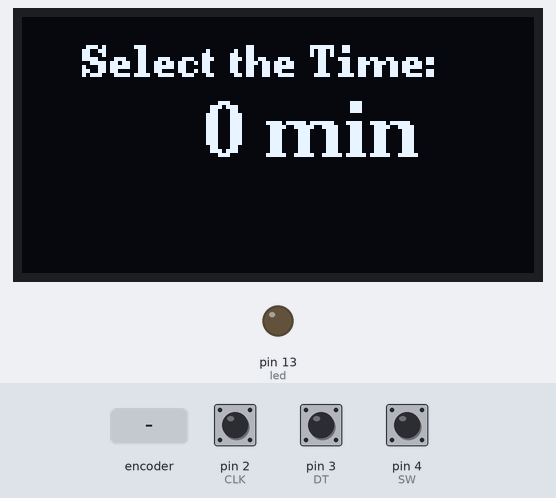
Simulated run of this sketch. Board: Arduino Uno, built with avr-gcc and run on an emulated ATmega328P. Parts: 128×64 one-colour display, output pins drawn as LEDs (lit = HIGH). The test bench sets the inputs (shaded band); at power-on: pin 4 (SW) HIGH, pin 2 (CLK) HIGH, pin 3 (DT) HIGH. What the sketch prints to the serial monitor is not drawn.

Above: at 1.2 s.
1.3 s: pin 4 (SW) pulled LOW for 0.15 s
At 2.5 s:
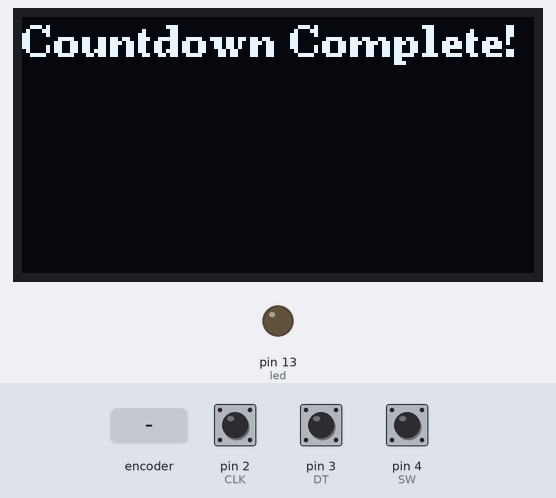
2.9 s: rotary encoder on pin 2 (CLK) / pin 3 (DT) turned 3 steps (first pin leading)
At 4.6 s:
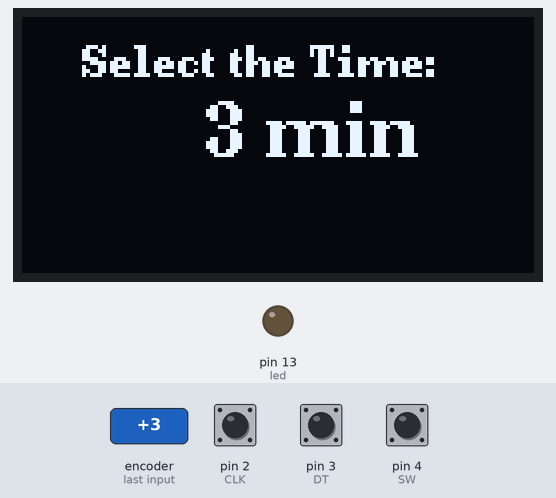
5.0 s: pin 4 (SW) pulled LOW for 1 s
At 5.8 s:
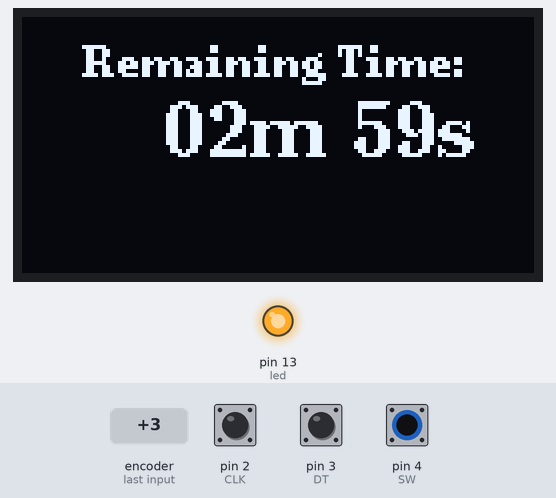
9.0 s: rotary encoder on pin 2 (CLK) / pin 3 (DT) turned 1 step (first pin leading)
At 10.8 s:
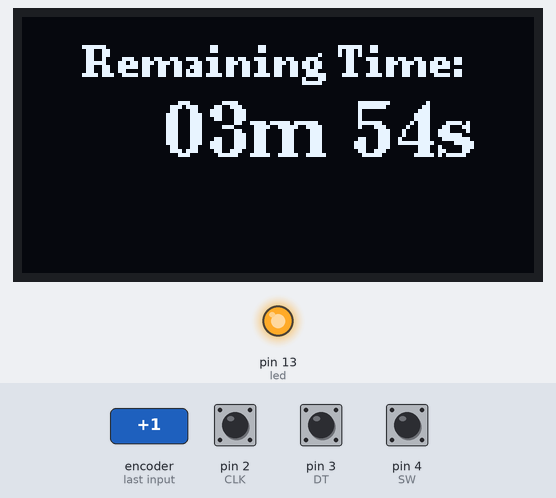
Timing chart, 0 to 11.7 s (numbered marks = the images above; inputs shaded):
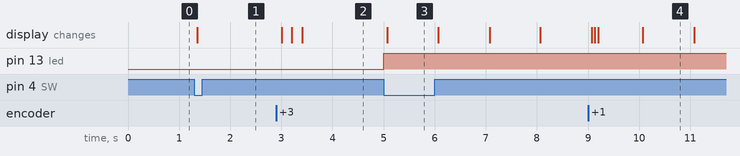

The sketch:

Timer_1a.ino
```cpp
/*
 *  original from https://www.edgemicrotech.com/timer-with-oled-display-encoder-esp8266/
 *  v.1.0 - changed by niq_ro (Nicu Florica) to Arduino board from ESP8266
 *  v.1.1 - corrected dispay info for time longer than 1 minute, also in serial monitor inf updated at every seconds
*/

#include <U8g2lib.h>

#define SCREEN_WIDTH 128
#define SCREEN_HEIGHT 64
#define I2C_ADDRESS 0x3C  // Replace with the correct I2C address

//U8G2_SSD1306_128X64_NONAME_F_HW_I2C u8g2(U8G2_R0, /* reset=*/U8X8_PIN_NONE);
U8G2_SH1106_128X64_NONAME_F_HW_I2C u8g2(U8G2_R0, /* reset=*/ U8X8_PIN_NONE);

const int CLK = 2; // D6;
const int DT = 3; // D7;
const int SW = 4; // D4;
#define led 13

int encoderValue = 0;
int lastCLKState;
int lastDTState;
bool buttonPressed = false;
bool timerRunning = false;
unsigned long countdownStartTime;
unsigned long countdownDuration = 0;
unsigned long tpafisare = 0;
unsigned long remainingTime1;

void setup() {
  pinMode(CLK, INPUT);
  pinMode(DT, INPUT);
  pinMode(SW, INPUT_PULLUP);
  pinMode(led, OUTPUT);
  digitalWrite(led, 0);

  lastCLKState = digitalRead(CLK);
  lastDTState = digitalRead(DT);

  Serial.begin(115200);

  // Initialize OLED display
  u8g2.begin();
  //u8g2.setFont(u8g2_font_ncenB08_tr);
  u8g2.setFont(u8g2_font_ncenB08_tr);
  u8g2.clearBuffer();
  u8g2.setCursor(15, 15);
  u8g2.print("Select the Time:");
  u8g2.setFont(u8g2_font_ncenB14_tr);
  u8g2.setCursor(45, 35);
  u8g2.print("0 min");
  u8g2.sendBuffer();
}

void loop() {
  int currentStateCLK = digitalRead(CLK);
  int currentStateDT = digitalRead(DT);

  if (currentStateCLK != lastCLKState) {
    if (currentStateCLK == HIGH) {
      // On rising edge of CLK
      if (currentStateDT == LOW) {
        // Clockwise rotation
        encoderValue++;
      } else {
        // Counter-clockwise rotation
        encoderValue--;
      }

      // Ensure encoderValue is not negative
      if (encoderValue < 0) {
        encoderValue = 0;
      }

      // Limit encoderValue to 60 minute
      if (encoderValue > 60) {
        encoderValue = 60;
      }

      Serial.print("Encoder Value: ");
      Serial.println(encoderValue);

      u8g2.setFont(u8g2_font_ncenB08_tr);
      u8g2.clearBuffer();
      u8g2.setCursor(15, 15);
      u8g2.print("Select the Time:");
      u8g2.setFont(u8g2_font_ncenB14_tr);
      u8g2.setCursor(45, 35);
      u8g2.print(encoderValue);
      u8g2.print(" min");
      u8g2.sendBuffer();

      // Convert encoder value to secunde (adjust the scale as needed)
      countdownDuration = encoderValue * 60;
    }
  }

  lastCLKState = currentStateCLK;
  lastDTState = currentStateDT;

  if (timerRunning) {
    unsigned long elapsedTime = millis() - countdownStartTime;

    if (elapsedTime < countdownDuration * 1000)
    {
      unsigned long remainingTime = (countdownDuration * 1000) - elapsedTime;
      remainingTime1 = remainingTime/1000;
      int minuti = remainingTime1 / 60;
      int secunde = remainingTime1 % 60;
      digitalWrite(led, 1);
      if (millis() - tpafisare > 1000)
      {
      Serial.print("Remaining Time: ");
      Serial.print(minuti);
      Serial.print(" minute(s) and ");
      Serial.print(secunde);
      Serial.println(" seconds");
      tpafisare = millis();
      }
      // Update OLED display during countdown
      u8g2.clearBuffer();
      u8g2.setFont(u8g2_font_ncenB08_tr);
      u8g2.setCursor(15, 15);
      u8g2.print("Remaining Time: ");
      u8g2.setFont(u8g2_font_ncenB14_tr);
      u8g2.setCursor(35, 35);
      u8g2.print(minuti/10);
      u8g2.print(minuti%10);
      u8g2.print("m ");
      u8g2.print(secunde/10);
      u8g2.print(secunde%10);
      u8g2.print("s");
      u8g2.sendBuffer();
    } else {
      Serial.println("Countdown complete");
      digitalWrite(led, 0);
      timerRunning = false;
      Serial.println("Input enabled");

      // Display a message indicating countdown completion
      u8g2.clearBuffer();
      u8g2.setFont(u8g2_font_ncenB08_tr);
      u8g2.setCursor(0, 10);
      u8g2.print("Countdown Complete!");
      digitalWrite(led, 0);
      u8g2.sendBuffer();
    }
  }

  if (digitalRead(SW) == LOW && !buttonPressed && !timerRunning) {
    buttonPressed = true;
    timerRunning = true;
    countdownStartTime = millis();

    Serial.print("Countdown started for ");
    Serial.print(countdownDuration / 60);
    Serial.print(" minute(s) and ");
    Serial.print(countdownDuration % 60);
    Serial.println(" seconds");
  } else
  if (digitalRead(SW) == HIGH && buttonPressed)
  {
    buttonPressed = false;
  }

  delay(1);
}
```

Measured:
- after the input at 1.3 s, the display: changes after 0.06 s (image 1)
- after the input at 2.9 s, the display: first changes after 0.11 s (image 2 shows a later state)
- after the input at 5.0 s, pin 13 (led): LOW → HIGH at once; the display: changes after 0.07 s (image 3)
- after the input at 9.0 s, the display: first differs from a run without the input after 0.13 s (image 4 shows a later state)
- what the display in image 4 shows lasts 1.0 s, from 10.1 s to 11.1 s
